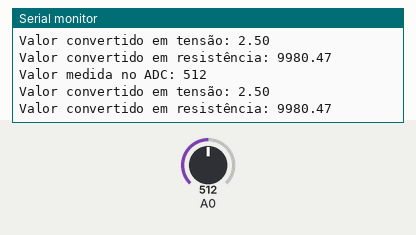
This sketch was run on a simulated Arduino Uno, built with avr-gcc and run on an emulated ATmega328P. On the bench: the last lines printed to the serial monitor. The test bench sets the inputs (shaded band); at power-on: A0 = 512.

Above: at 10.2 s.
10.3 s: A0 set to 493
At 12.8 s:
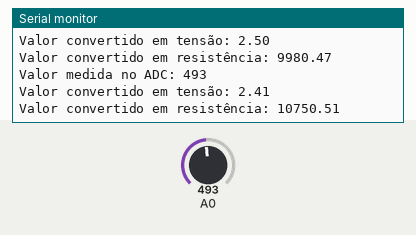
13.0 s: A0 set to 523
At 15.1 s:
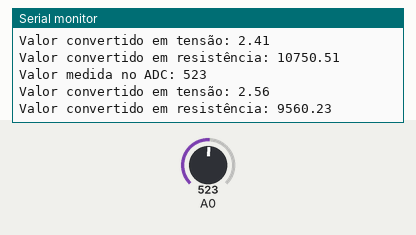
Timing chart, 0 to 16.6 s (numbered marks = the images above; inputs shaded):
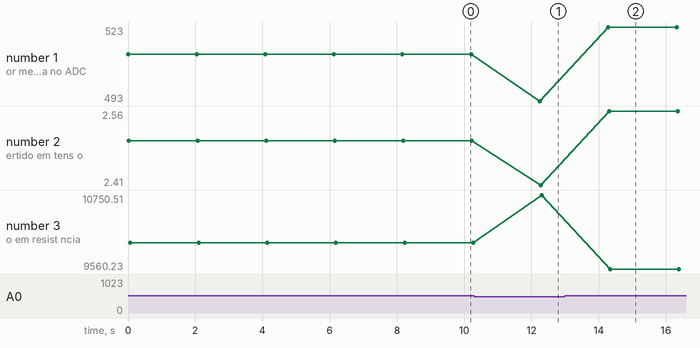

The sketch:

fotorresistor.ino
```cpp
/*
* Aula 3: Sinais analógicos
* Exemplo de leitura analógica e utilização do fotorresistor
* https://www.tinkercad.com/things/7Axp1NZkdfZ-fotorresistor?sharecode=eeogGqTaAKI64KGGgVidkDB4F-3_ESJ3iDL1l0Oi4GQ
*/
// C++ code
//
/*
* Definimos os valores constantes que serão utilizados
*/
#define ADC_RESOL 1023
#define VREF 5
#define R1 10000

void setup()
{
  // Inicia a porta serial com baudrate de 9600
  Serial.begin(9600);
}

void loop()
{
  // Definição das variáveis que serão utilziadas
  uint16_t sensorValue = 0;
  float tensao = 0;
  float resistencia = 0;

  // Faz a leitura do conversor AD no pino A0
  sensorValue = analogRead(A0);

  /*
  * Converte o valor digital do conversor AD em valor
  *	de tensão analógica
  */
  tensao = (float)sensorValue*VREF/ADC_RESOL;

  // Converte o valor da tensão em resistência
  resistencia = R1*(VREF-tensao)/tensao;

  // Escreve para o monitor serial os valores
  Serial.print("Valor medida no ADC: ");
  Serial.println(sensorValue);

  Serial.print("Valor convertido em tensão: ");
  Serial.println(tensao);

  Serial.print("Valor convertido em resistência: ");
  Serial.println(resistencia);

  delay(2000);
}
```

Measured:
- after the input at 10.3 s, the serial monitor: prints a new line after 1.9 s (image 1)
- after the input at 13.0 s, the serial monitor: prints a new line after 1.3 s (image 2)
- plotted number 1: 512 → 493 after the input at 10.3 s, 493 → 523 after the input at 13.0 s
- plotted number 2: 2.5 → 2.41 after the input at 10.3 s, 2.41 → 2.56 after the input at 13.0 s
- plotted number 3: 9980.47 → 10750.51 after the input at 10.3 s, 10750.51 → 9560.23 after the input at 13.0 s
